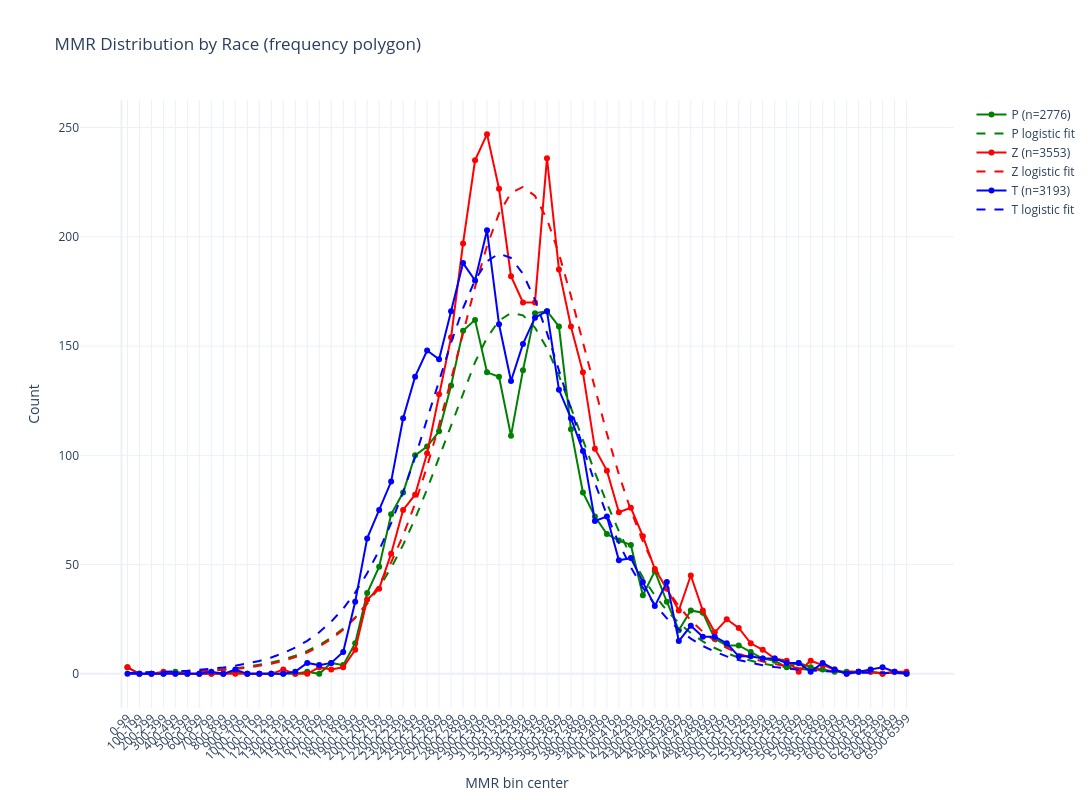

Notebook code for this chart:
### Code cell
replays = load_replays()
mmrs = get_latest_player_race_mmrs(replays)
all_mmrs = [m for vals in mmrs.values() for m in vals]
if not all_mmrs:
    print('No MMR data to plot')
else:
    bin_size = 100
    start = (min(all_mmrs) // bin_size) * bin_size
    end = ((max(all_mmrs) // bin_size) + 1) * bin_size
    bins = np.arange(start, end + bin_size, bin_size)
    labels = [f"{b}-{b+bin_size-1}" for b in bins[:-1]]
    centers = (bins[:-1] + bins[1:]) / 2

    counts = {}
    for race in ['P','Z','T']:
        counts[race], _ = np.histogram(mmrs[race], bins=bins)

    fig = go.Figure()
    colors = {'P':'green','Z':'red','T':'blue'}
    bin_width = bins[1] - bins[0]

    for race in ['P','Z','T']:
        n = int(counts[race].sum())
        fig.add_trace(go.Scatter(
            x=centers,
            y=counts[race],
            mode='lines+markers',
            name=f"{race} (n={n})",
            line=dict(color=colors[race]),
            marker=dict(size=6),
            hovertemplate='bin_center=%{x:.0f}<br>count=%{y}<extra></extra>'
        ))

        # overlay logistic fit (scaled to counts per bin)
        if n > 0:
            vals = np.array(mmrs[race])
            try:
                loc, scale = logistic.fit(vals)
                pdf = logistic.pdf(centers, loc=loc, scale=scale)
                pdf_counts = pdf * n * bin_width
                # compute percentiles (0-100) from the logistic CDF for hover info
                percentiles = logistic.cdf(centers, loc=loc, scale=scale) * 100
                fig.add_trace(go.Scatter(
                    x=centers,
                    y=pdf_counts,
                    mode='lines',
                    name=f"{race} logistic fit",
                    line=dict(color=colors[race], dash='dash'),
                    customdata=percentiles,
                    hovertemplate='mmr=%{x:.0f}<br>fit_count=%{y:.1f}<br>percentile=%{customdata:.1f}%<extra></extra>'
                ))
            except Exception as e:
                print(f'Logistic fit failed for {race}: {e}')

    fig.update_layout(
        title='MMR Distribution by Race (frequency polygon)',
        xaxis_title='MMR bin center',
        yaxis_title='Count',
        template='plotly_white',
        width=1600,
        height=800,
    )
    fig.update_xaxes(tickvals=centers, ticktext=labels, tickangle=-45)
    fig.show()
